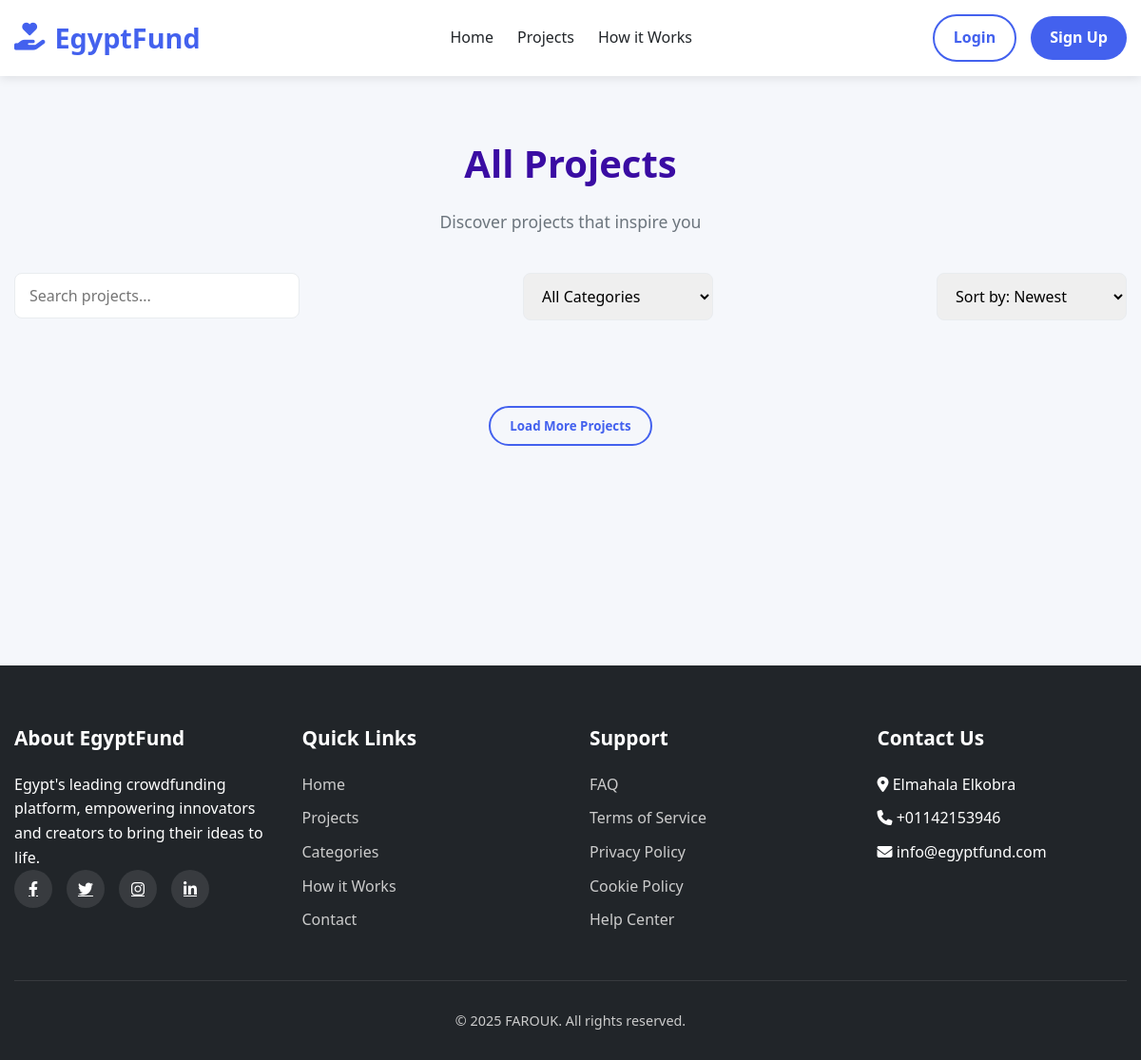
Page /projects/ on the earlier database version.
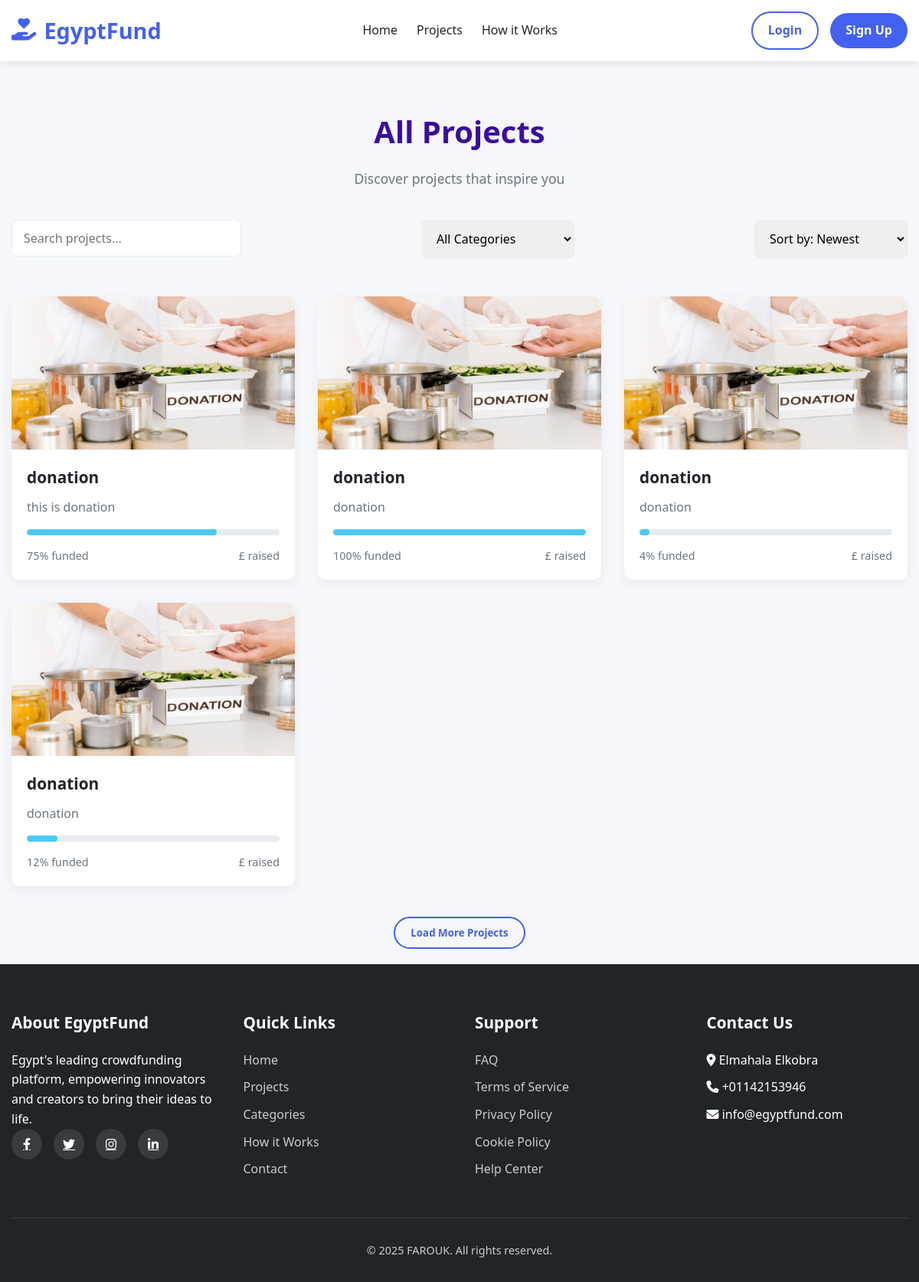
Same page on the later database version.
### pages/models.py (models this page shows, shortened)
class Projects(models.Model):
    title = models.CharField(max_length=100)
    description = models.TextField()
    image = models.ImageField(upload_to='projects/%Y/%m/%d/')
    funded_amount = models.DecimalField(max_digits=10, decimal_places=2)
    donatuion_amount = models.DecimalField(max_digits=10, decimal_places=2)
    donors = models.IntegerField()
    days_left = models.IntegerField()
    about_project = models.TextField()
    amount_goal = models.DecimalField(max_digits=10, decimal_places=2)
    start_date = models.DateField(auto_now_add=True)
    end_date = models.DateField(blank=True, null=True)
    category = models.ForeignKey('Categories', on_delete=models.CASCADE, related_name='projects')
    slug = models.SlugField(null=True, blank=True)
    class Meta:
        verbose_name = 'Project'
        verbose_name_plural = 'Projects'

### pages/views.py (the view)
# urls.py: path('projects/', views.projects, name='projects'),
def projects(request):
    context = {
        'projects': Projects.objects.all(),
        'categories': Categories.objects.all()
    }
    return render(request, 'pages/projects.html', context)

### templates/pages/projects.html (shortened to what this page needs)
{% extends "base.html" %}
{% block content %}
    <div id="projects" class="page">
        <div class="container">
            <div class="section-title">
                <h2>All Projects</h2>
                <p>Discover projects that inspire you</p>
            </div>
            <div style="display: flex; justify-content: space-between; margin-bottom: 30px;">
                <div style="flex: 1; max-width: 300px;">
                    <div class="form-group">
                        <input type="text" class="form-control" placeholder="Search projects...">
                    </div>
                </div>
                <div style="flex: 1; max-width: 200px;">
                    <div class="form-group">
                        <select class="form-control">
                            <option>All Categories</option>
                        </select>
                    </div>
                </div>
                <div style="flex: 1; max-width: 200px;">
                    <div class="form-group">
                        <select class="form-control">
                            <option>Sort by: Newest</option>
                        </select>
                    </div>
                </div>
            </div>
            <div class="projects-grid">
                {% for project in projects %}
                <div class="card project-card" style="{% if forloop.counter > 6 %}display:none;{% endif %}">
                    <div class="project-image">
                        <a href="{% url "project_detail" project.slug %}">
                            <img src="{{ project.image.url }}" alt="Project Image">
                        </a>
                    </div>
                    <div class="project-content">
                        <h3 class="project-title">{{ project.title }}</h3>
                        <p class="project-description">{{ project.description }}</p>
                        <div class="project-progress">
                            <div class="progress-bar" style="width: {{  project.funded_amount|floatformat:0 }}%;"></div>
                        </div>
                        <div class="project-details">
                            <span>{{ project.funded_amount|floatformat:0 }}% funded</span>
                            <span>£{{ project.donation_amount|floatformat:0 }} raised</span>
                        </div>
                    </div>
                </div>
                {% endfor %}
            </div>
            <div style="text-align: center; margin-top: 40px;">
                <button class="btn btn-outline" id="viewAllBtn">Load More Projects</button>
            </div>
        </div>
    </div>
</body>
</html>
{% endblock content %}

Differences in the rows shown:
added Projects: image (picture), title "donation", description "this is donation", funded_amount "75"
added Projects: image (picture), title "donation", description "donation", funded_amount "100"
added Projects: image (picture), title "donation", description "donation", funded_amount "4"
added Projects: image (picture), title "donation", description "donation", funded_amount "12"
